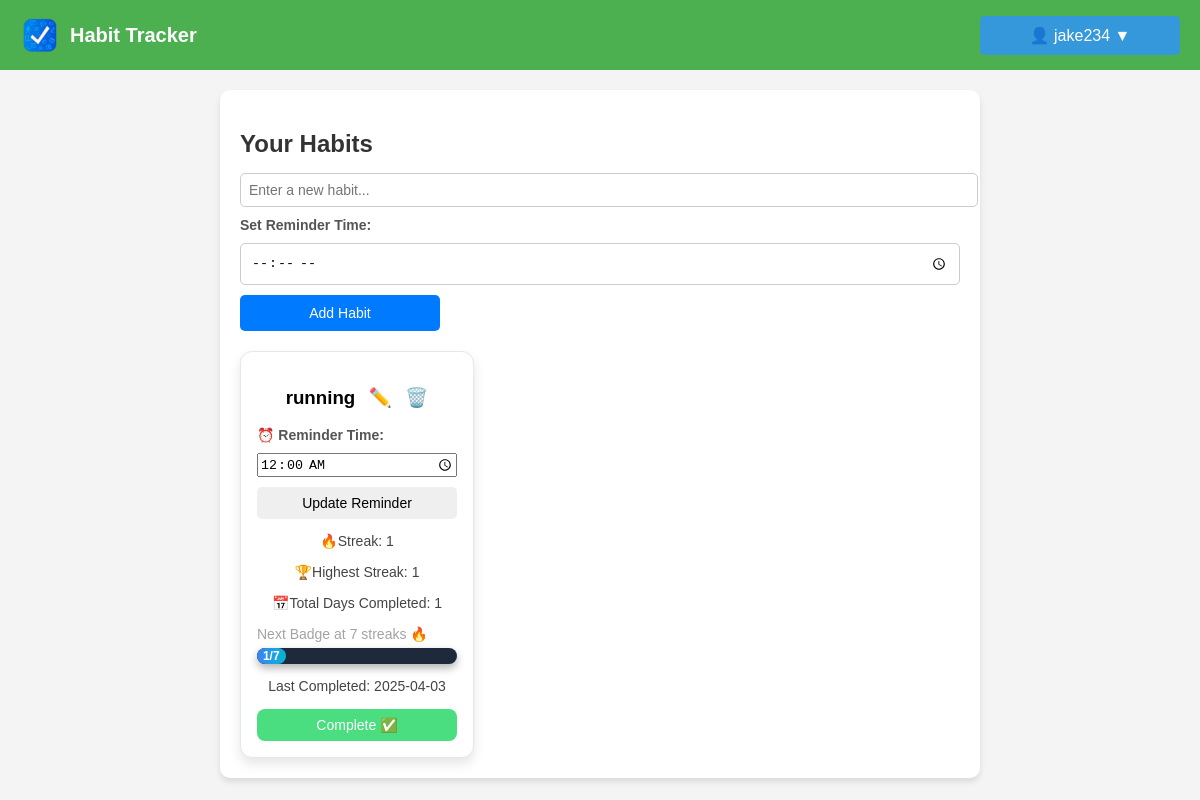
Screenshot of /manage-habits (signed in) with the database file from the repository.
### models.py (models this page shows, shortened)
class Activity(db.Model):
    id = db.Column(db.Integer, primary_key=True)
    name = db.Column(db.String(120), nullable=False)
    user_id = db.Column(db.Integer, db.ForeignKey('user.id'), nullable=False)
    streak = db.Column(db.Integer, default=0)
    highest_streak = db.Column(db.Integer, default=0)
    days_completed = db.Column(db.Integer, default=0)
    last_completed = db.Column(db.DateTime, default=None)
    date_added = db.Column(db.Date, default=datetime.utcnow)
    status = db.Column(db.String(10), default='active')
    reminder_time = db.Column(db.Time, nullable=True)

### routes.py (the view)
@main_bp.route('/manage-habits')
def manage_habits():
    if 'user_id' not in session:
        flash("Please log in to view your habits.", "danger")
        return redirect(url_for('main.login'))
    user_id = session['user_id']
    habits = Activity.query.filter(Activity.user_id == user_id, Activity.status == "active").all()
    return render_template('manage_habits.html', activities=habits)

### templates/manage_habits.html (shortened to what this page needs)
<!DOCTYPE html>
<html lang="en">
  <head>
    <link
      rel="stylesheet"
      href="{{ url_for('static', filename='styles.css') }}"
    />
  </head>
  <body>
    <nav class="navbar">
      <div class="logo">
        <img
          src="{{ url_for('static', filename='logo.png') }}"
          alt="Habit Tracker Logo"
        />
        <span class="app-name">Habit Tracker</span>
      </div>
      <div class="nav-buttons">
        {% if session['user_id'] %}
        <div class="dropdown">
          <button class="dropbtn">👤 {{ session['username'] }} ▼</button>
        </div>
        {% else %}
        <a href="{{ url_for('main.register') }}" class="btn">Register</a>
        <a href="{{ url_for('main.login') }}" class="btn btn-outline">Login</a>
        {% endif %}
      </div>
    </nav>
    <div class="container">
      <h2>Your Habits</h2>
      <form
        method="POST"
        action="{{ url_for('main.add_habit') }}"
        class="habit-form"
      >
        <input
          type="text"
          name="habit_name"
          placeholder="Enter a new habit..."
          required
        />
        <label for="reminder_time">Set Reminder Time:</label>
        <input type="time" name="reminder_time" required />
        <button type="submit">Add Habit</button>
      </form>
      <div class="habit-list">
        {% if activities %}
        {% for habit in activities %}
        {% set badge_milestones = [1, 7, 30, 180, 360] %}
        {% set next_badge = badge_milestones | select("greaterthan", habit.streak) | list | first %}
        <div class="habit-card">
          <h3>
            {{ habit.name }}
            <a href="{{ url_for('main.edit_habit', habit_id=habit.id) if habit.id else '#' }}" title="Edit Habit">✏️</a>
            <a href="{{ url_for('main.confirm_delete', habit_id=habit.id) }}" title="Delete Habit">🗑️</a>
          </h3>
          <form action="{{ url_for('main.update_reminder', habit_id=habit.id) }}" method="POST">
            <label for="reminder_time_{{ habit.id }}">⏰ Reminder Time:</label>
            <input
              type="time"
              id="reminder_time_{{ habit.id }}"
              name="reminder_time"
              value="{{ habit.reminder_time.strftime('%H:%M') if habit.reminder_time else '' }}"
              required
            />
            <button type="submit" class="update-btn">Update Reminder</button>
          </form>
          <p>🔥Streak: {{ habit.streak }} </p>
          <p>🏆Highest Streak: {{ habit.highest_streak }}</p>
          <p>📅Total Days Completed: {{ habit.days_completed }}</p>
          {% if next_badge %}
          <p class="next-badge-info">Next Badge at {{ next_badge }} streaks 🔥</p>
          <div class="progress-container next-badge-bar">
            <div class="progress-bar-next" style="width: {{ (habit.streak / next_badge) * 100 }}%;">
              {{ habit.streak }}/{{ next_badge }}
            </div>
          </div>
          {% else %}
          <p class="next-badge-info">🎯 You've unlocked all badges! Keep going! 🚀</p>
          {% endif %}
          <p>Last Completed: {{ habit.last_completed.strftime('%Y-%m-%d') if habit.last_completed else "Not yet" }}</p>
          <form action="{{ url_for('main.complete_habit', habit_id=habit.id) }}" method="POST">
            <button type="submit" class="complete-btn">Complete ✅</button>
          </form>
        </div>
        {% endfor %}
        {% else %}
        <p>No habits found. <a href="{{ url_for('main.manage_habits') }}">Add a new habit</a></p>
        {% endif %}
      </div>
    </div>
  </body>
</html>

### static/styles.css (style rules this page uses)
body { margin: 0; padding: 0; font-family: Arial, sans-serif; background-color: #f4f4f4; }
.navbar { display: flex; justify-content: space-between; align-items: center; background-color: #4CAF50; padding: 15px 20px; color: white; }
.logo { display: flex; align-items: center; }
.logo img { width: 40px; height: 40px; margin-right: 10px; }
.app-name { font-size: 20px; font-weight: bold; }
.dropbtn { background-color: #3498db; color: white; padding: 10px 16px; font-size: 16px; border: none; cursor: pointer; border-radius: 5px; }
.dropdown { position: relative; display: inline-block; }
.container { width: 60%; margin: 20px auto; padding: 20px; background: white; box-shadow: 0px 4px 6px rgba(0, 0, 0, 0.1); border-radius: 10px; }
.habit-form { display: flex; gap: 10px; margin-bottom: 20px; }
.habit-form input { flex: 1; padding: 10px; border: 1px solid #ccc; border-radius: 5px; }
.habit-form button { background: #007BFF; color: white; border: none; padding: 10px 15px; border-radius: 5px; cursor: pointer; }
.habit-list { display: flex; flex-wrap: wrap; gap: 15px; }
.habit-card { background: white; padding: 15px; border-radius: 10px; box-shadow: 0px 4px 6px rgba(0, 0, 0, 0.1); text-align: center; width: 200px; }
.complete-btn { background: #28a745; color: white; border: none; padding: 8px 12px; border-radius: 5px; cursor: pointer; }
h2 { color: #333; margin-bottom: 15px; }
form { display: flex; flex-direction: column; gap: 10px; }
label { font-size: 14px; font-weight: bold; color: #555; text-align: left; }
input[type="text"] { padding: 8px; width: 100%; border: 1px solid #ccc; border-radius: 5px; font-size: 14px; }
button { padding: 8px 12px; width: 200px; border: none; border-radius: 5px; font-size: 14px; cursor: pointer; transition: 0.3s ease-in-out; }
p { font-size: 14px; color: #444; margin-bottom: 15px; }
.progress-container { background-color: #1e293b; border-radius: 12px; overflow: hidden; height: 16px; margin-bottom: 8px; position: relative; box-shadow: 0 4px 8px rgba(0,0,0,0.3); }
.progress-bar-next { height: 100%; background: linear-gradient(90deg, #3b82f6, #06b6d4); text-align: center; line-height: 16px; color: #fff; font-size: 12px; font-weight: bold; border-radius: 12px; transition: width 0.5s ease-in-out; }
.next-badge-info { font-size: 14px; color: #a3a3a3; margin-bottom: 6px; text-align: left; }
.complete-btn { background-color: #4ade80; color: #fff; padding: 8px 16px; border: none; border-radius: 8px; cursor: pointer; transition: background 0.3s ease; }
.habit-card { background-color: #ffffff; border: 1px solid #e5e7eb; padding: 16px; border-radius: 12px; box-shadow: 0 6px 12px rgba(0,0,0,0.1); transition: transform 0.2s ease; }
.habit-card h3 a { color: #3b82f6; margin-left: 8px; text-decoration: none; transition: color 0.2s ease; }

### rows the page displays
Activity: name "running", reminder_time "00:00", streak "1", highest_streak "1", days_completed "1", next_badge "7", last_completed "2025-04-03"

### other values shown
{{ session['username'] }} "jake234"
